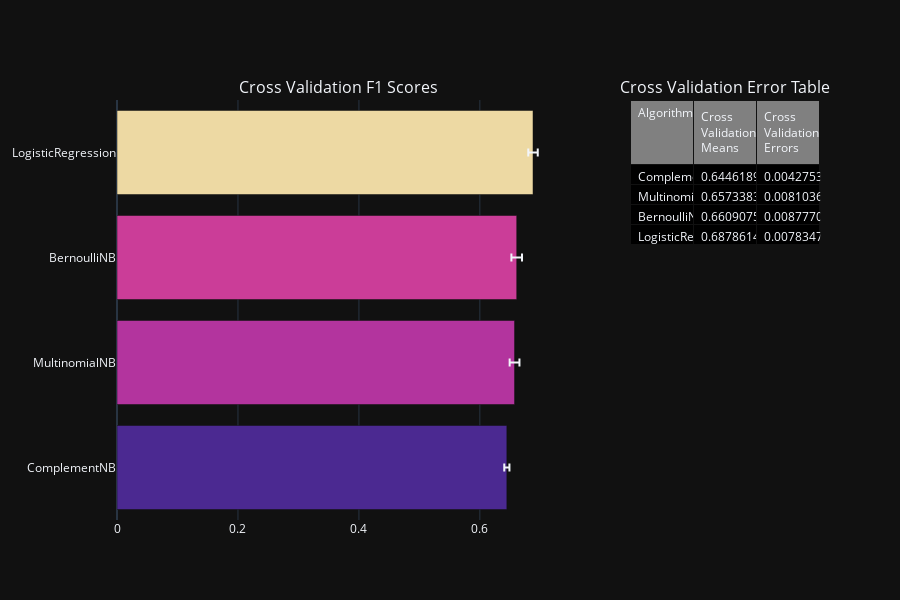

Notebook source saved alongside this figure:
### Markdown cell above
### Csdgadfgdsf

### Code cell
# Vectorización BoW
vectorizer = CountVectorizer(max_features=5000)
X = vectorizer.fit_transform(df['cleaned_text']).toarray()  # Convertimos el texto a TF-IDF y lo pasamos a array
y = df['sentiment']  # Etiquetas

# Configuración de k-fold
kfold = StratifiedKFold(n_splits=5, shuffle=True, random_state=42)

# Lista de clasificadores Naive Bayes
classifiers = [
    MultinomialNB(),
    LogisticRegression(),
    BernoulliNB(),
    ComplementNB()
]

# Evaluación de los modelos con cross-validation
cv_results = []
for classifier in classifiers:
    cv_results.append(cross_val_score(classifier, X, y, scoring="f1_macro", cv=kfold, n_jobs=-1))

# Calcular medias y desviaciones estándar de los resultados
cv_means = [result.mean() for result in cv_results]
cv_std = [result.std() for result in cv_results]

# Crear un DataFrame con los resultados
cv_res = pd.DataFrame({
    "CrossValMeans": cv_means,
    "CrossValErrors": cv_std,
    "Algorithm": ["MultinomialNB", "LogisticRegression", "BernoulliNB", "ComplementNB"]
})
cv_res = cv_res.sort_values(by="CrossValMeans", ascending=True)

# Visualización de los resultados
fig = make_subplots(
    rows=1, cols=2,
    column_widths=[0.7, 0.3],
    specs=[[{"type": "bar"}, {"type": "table"}]],
    subplot_titles=("Cross Validation F1 Scores", "Cross Validation Error Table")
)

# Gráfico de barras
fig.add_trace(go.Bar(
    x=cv_res['CrossValMeans'],
    y=cv_res['Algorithm'],
    orientation='h',  # Barras horizontales
    error_x=dict(type='data', array=cv_res['CrossValErrors']),
    marker=dict(color=cv_res['CrossValMeans'], colorscale='Agsunset')
), row=1, col=1)

# Tabla de resultados
fig.add_trace(go.Table(
    header=dict(values=["Algorithm", "Cross Validation Means", "Cross Validation Errors"],
                fill_color='grey',
                align='left'),
    cells=dict(values=[cv_res['Algorithm'], cv_res['CrossValMeans'], cv_res['CrossValErrors']],
               fill_color='black',
               align='left')
), row=1, col=2)

# Configuración del layout
fig.update_layout(
    height=600,
    showlegend=False,
    template="plotly_dark"
)

# Mostrar la gráfica
fig.show()

### Figure 1 — Plotly figure (JSON) as saved in the notebook; plotly's stock layout.template omitted (floating-point values rounded to 4 significant figures)
{"data": [{"error_x": {"array": [0.004275, 0.008104, 0.008777, 0.007835], "type": "data"}, "marker": {"color": [0.6446, 0.6573, 0.6609, 0.6879], "colorscale": [[0, "rgb(75, 41, 145)"], [0.1667, "rgb(135, 44, 162)"], [0.3333, "rgb(192, 54, 157)"], [0.5, "rgb(234, 79, 136)"], [0.6667, "rgb(250, 120, 118)"], [0.8333, "rgb(246, 169, 122)"], [1, "rgb(237, 217, 163)"]]}, "orientation": "h", "type": "bar", "x": [0.6446, 0.6573, 0.6609, 0.6879], "xaxis": "x", "y": ["ComplementNB", "MultinomialNB", "BernoulliNB", "LogisticRegression"], "yaxis": "y"}, {"cells": {"align": "left", "fill": {"color": "black"}, "values": [["ComplementNB", "MultinomialNB", "BernoulliNB", "LogisticRegression"], [0.6446, 0.6573, 0.6609, 0.6879], [0.004275, 0.008104, 0.008777, 0.007835]]}, "domain": {"x": [0.73, 1], "y": [0, 1]}, "header": {"align": "left", "fill": {"color": "grey"}, "values": ["Algorithm", "Cross Validation Means", "Cross Validation Errors"]}, "type": "table"}], "layout": {"annotations": [{"font": {"size": 16}, "showarrow": false, "text": "Cross Validation F1 Scores", "x": 0.315, "xanchor": "center", "xref": "paper", "y": 1, "yanchor": "bottom", "yref": "paper"}, {"font": {"size": 16}, "showarrow": false, "text": "Cross Validation Error Table", "x": 0.865, "xanchor": "center", "xref": "paper", "y": 1, "yanchor": "bottom", "yref": "paper"}], "height": 600, "showlegend": false, "xaxis": {"anchor": "y", "domain": [0, 0.63]}, "yaxis": {"anchor": "x", "domain": [0, 1]}}}
